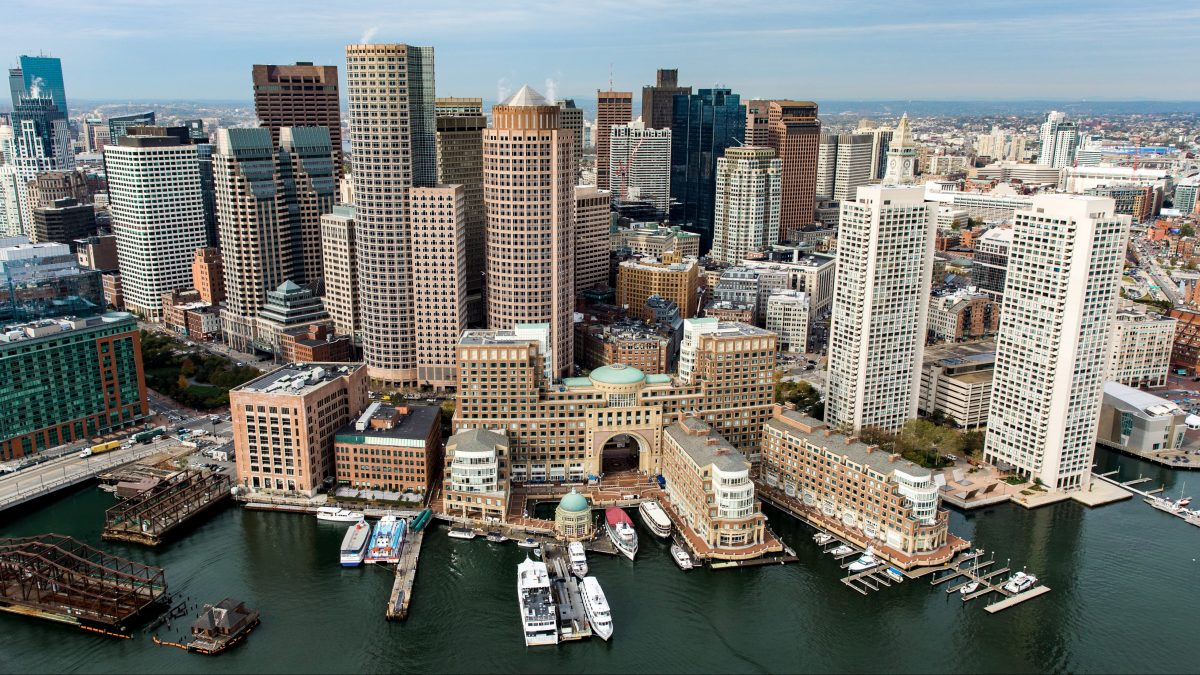
#> input picture testing_tutorials/Photos/boston.jpg, 1200 x 675 px
$ python gradients.py
#> lines starting #> are read from the running program, lines starting #| are printed output that depends on the picture; after the words box and inside, x2 and y2 are one past the last pixel; in counts of white or black regions, pixels touching at a corner belong together
import cv2 as cv
import numpy as np

img = cv.imread('Photos/boston.jpg')
#> img is the input picture: shape (675, 1200, 3); mean B, G, R 116.3, 120.8, 118.7
# cv.imshow('Park', img)

gray = cv.cvtColor(img, cv.COLOR_BGR2GRAY)
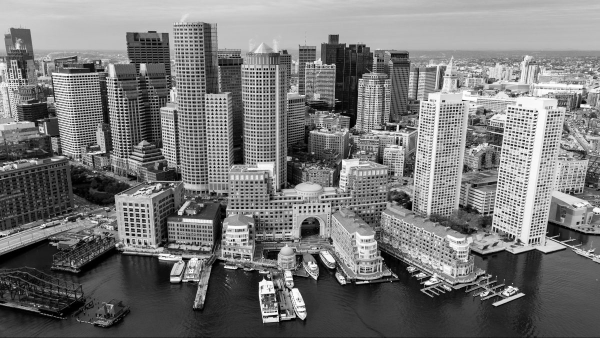
#> gray: shape (675, 1200) (shown at 1/2 size); min 0, max 255, mean 119.7
cv.imshow('Gray', gray)

#Laplacian
lap = cv.Laplacian(gray, cv.CV_64F)
lap = np.uint8(np.absolute(lap))
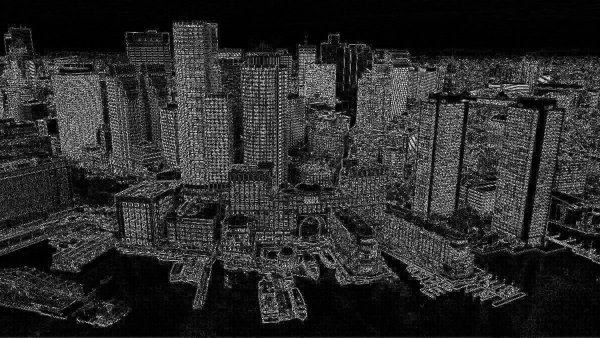
#> lap: shape (675, 1200) (shown at 1/2 size); min 0, max 255, mean 42.9
cv.imshow('Laplacian', lap)

#Sobel
sobelx = cv.Sobel(gray, cv.CV_64F, 1, 0)
sobely = cv.Sobel(gray, cv.CV_64F, 0, 1)
combined_sobel = cv.bitwise_or(sobelx, sobely)
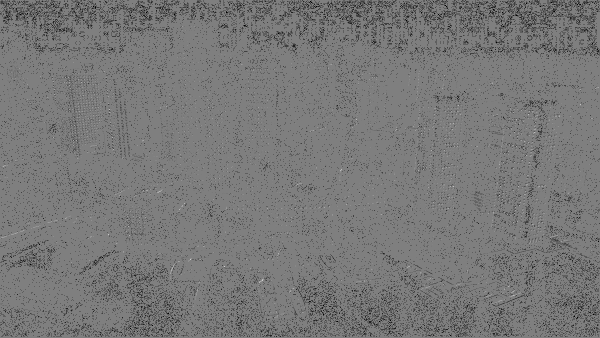
#> combined_sobel: shape (675, 1200) float64 (shown at 1/2 size); 5.29% of the values are NaN or infinite; the others: min -130944, max 130944, mean -740.5; drawn with min black, max white, NaN and infinite black

# cv.imshow('Sobel X', sobelx)
# cv.imshow('Sobel Y', sobely)
cv.imshow('Combined Sobel', combined_sobel)
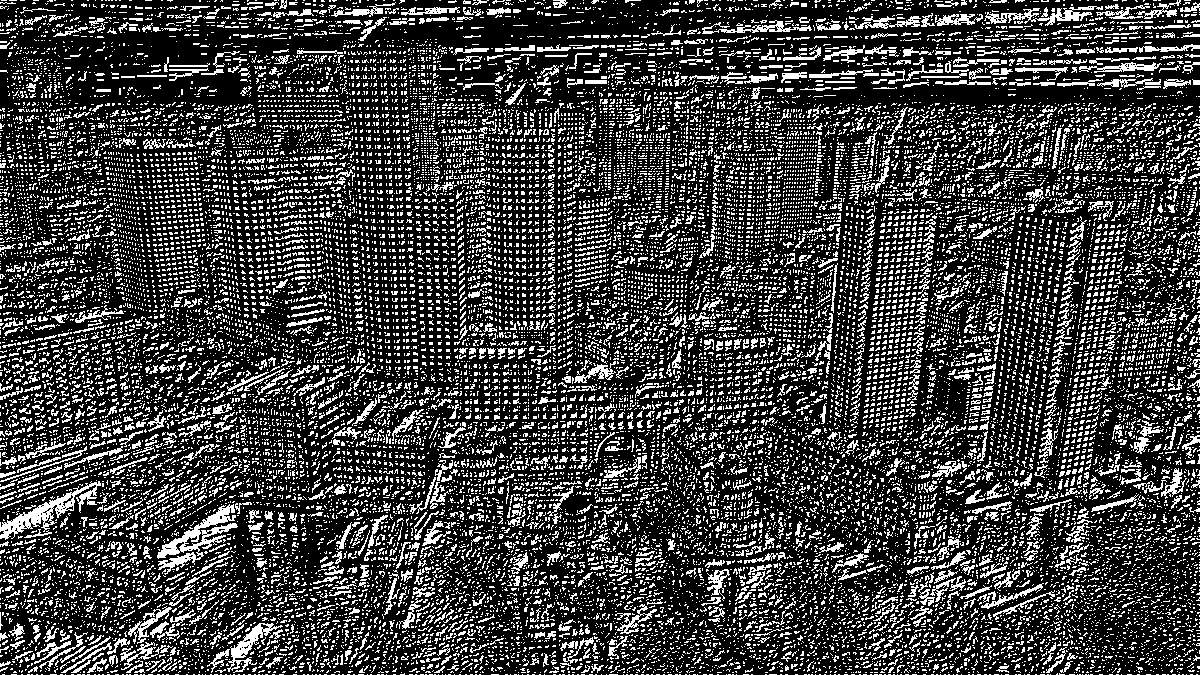
#> window 'Combined Sobel': shape (675, 1200); 24.6% white in thin lines or dots

canny = cv.Canny(gray, 150, 175)
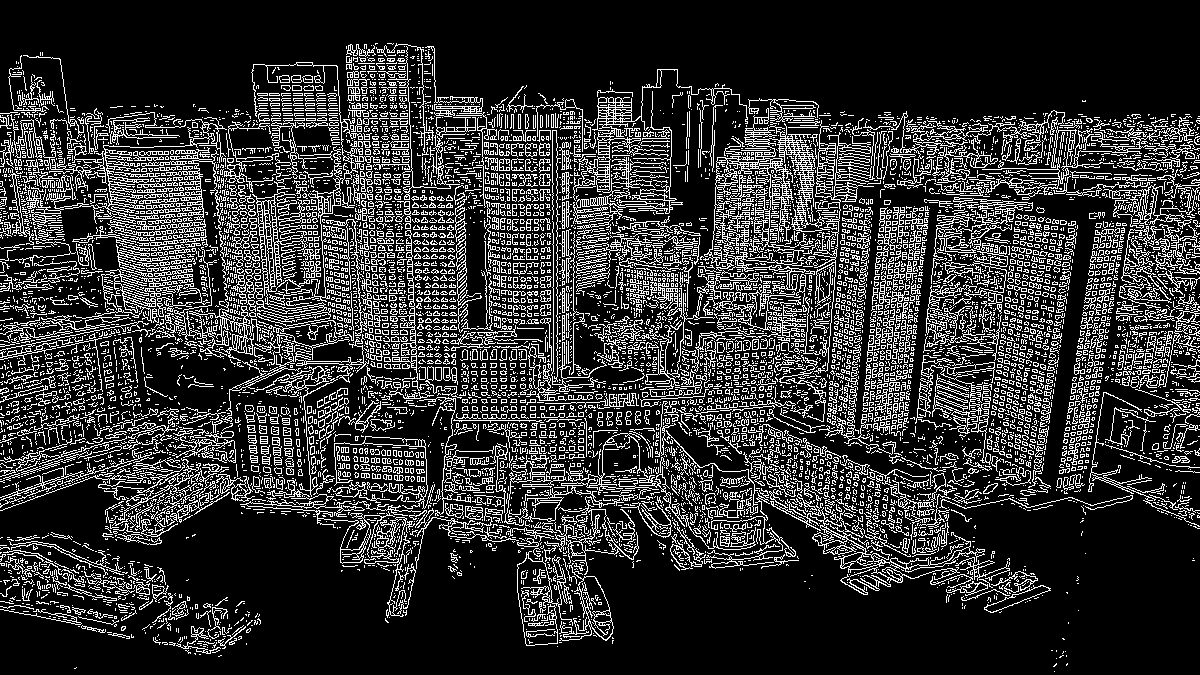
#> canny: shape (675, 1200); 19.6% white in thin lines or dots
cv.imshow('Canny', canny)

cv.waitKey(0)

$ run again, with testing_tutorials/Photos/Gardengnome_face.jpg copied over testing_tutorials/Photos/boston.jpg
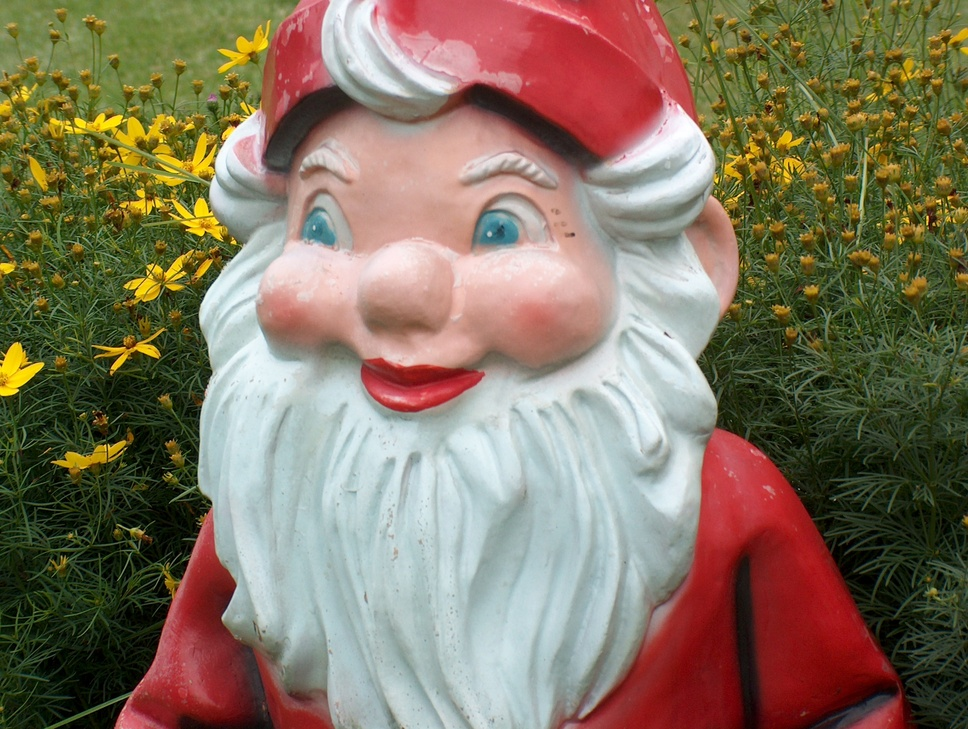
#> input picture testing_tutorials/Photos/Gardengnome_face.jpg, 968 x 729 px, shrunk from 2272 x 1712 before the run
#> img is the input picture: shape (729, 968, 3); mean B, G, R 96, 116.1, 130.7
#> `cv.imshow('Combined Sobel', combined_sobel)`:
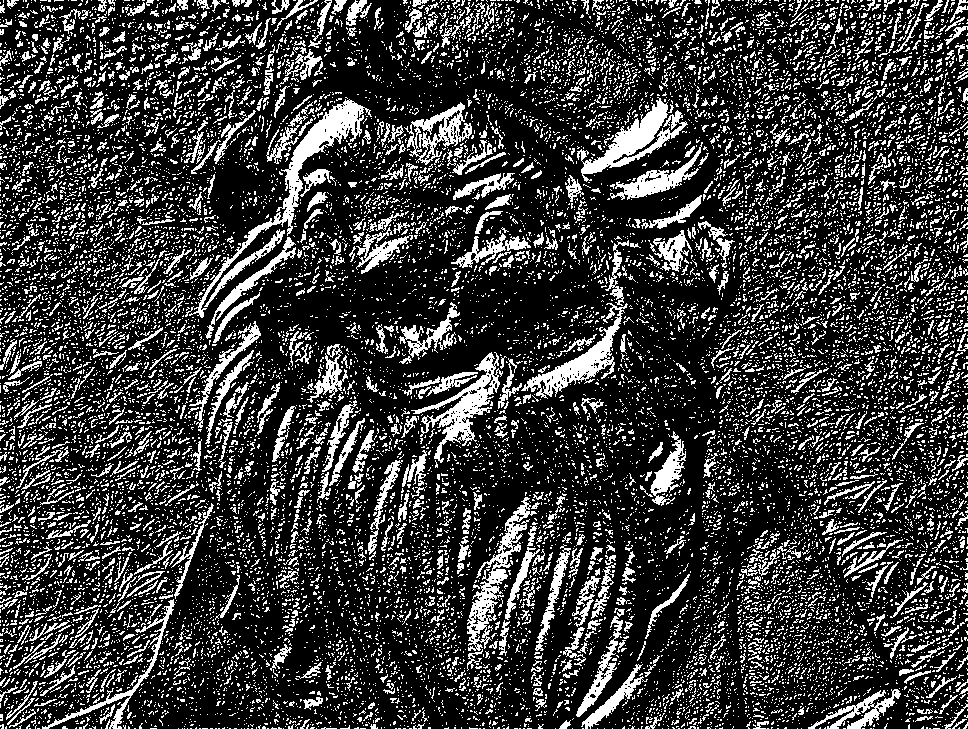
#> window 'Combined Sobel': shape (729, 968); 22.9% white in thin lines or dots
#> `canny = cv.Canny(gray, 150, 175)`:
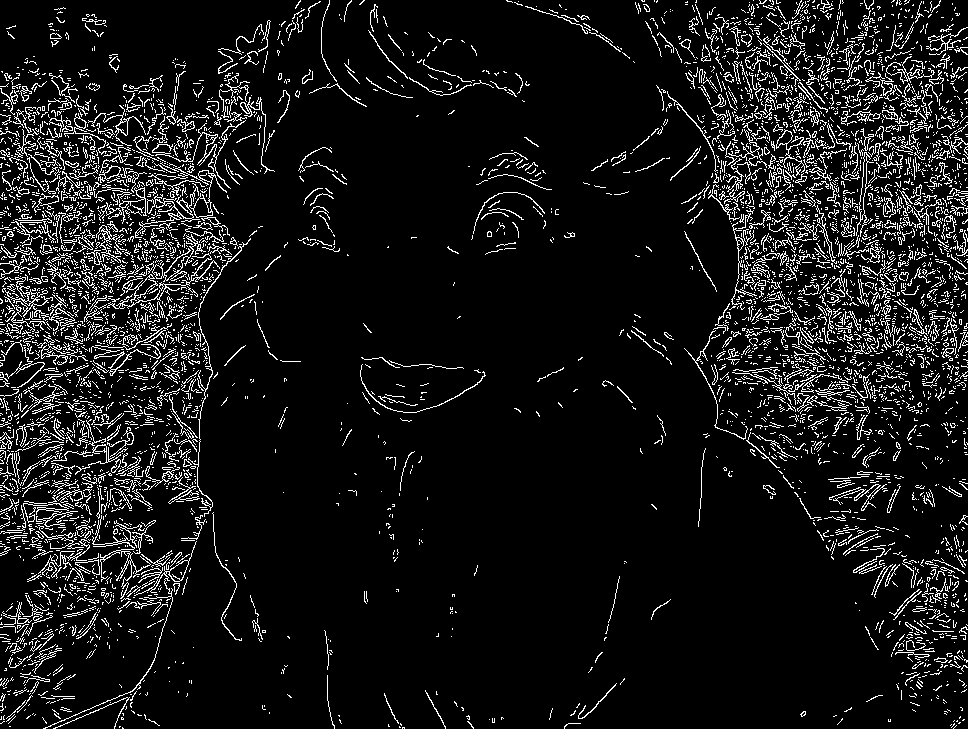
#> canny: shape (729, 968); 8.7% white in thin lines or dots
